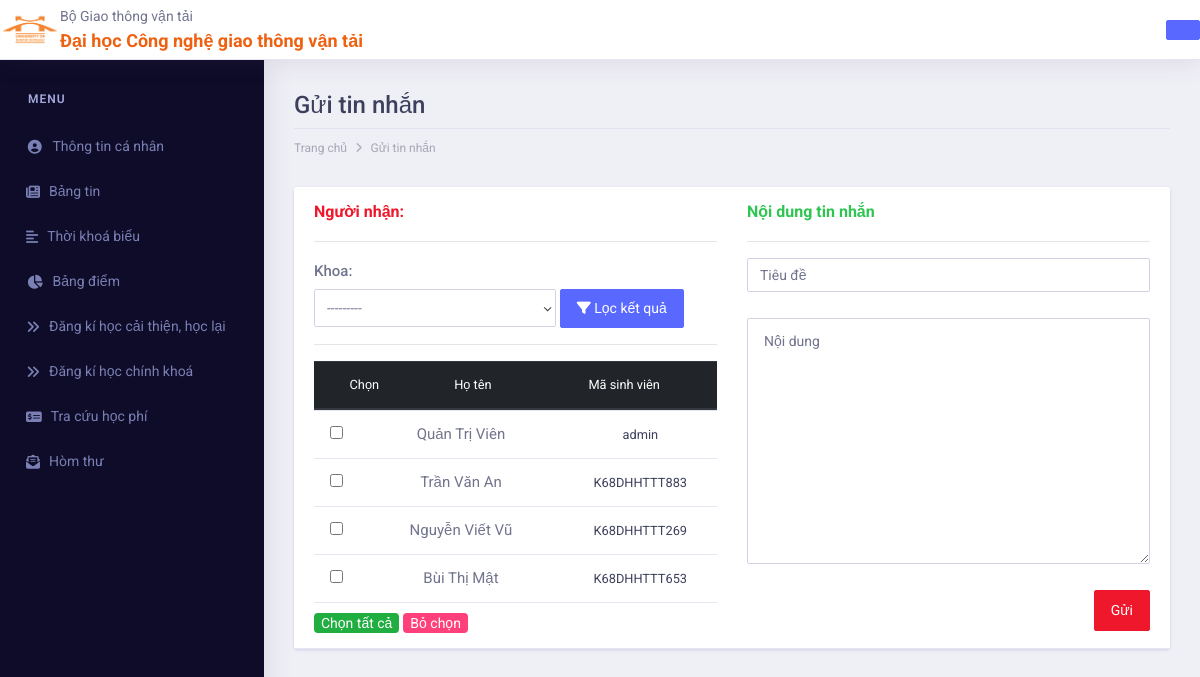
Page /send_messages on the earlier database version.
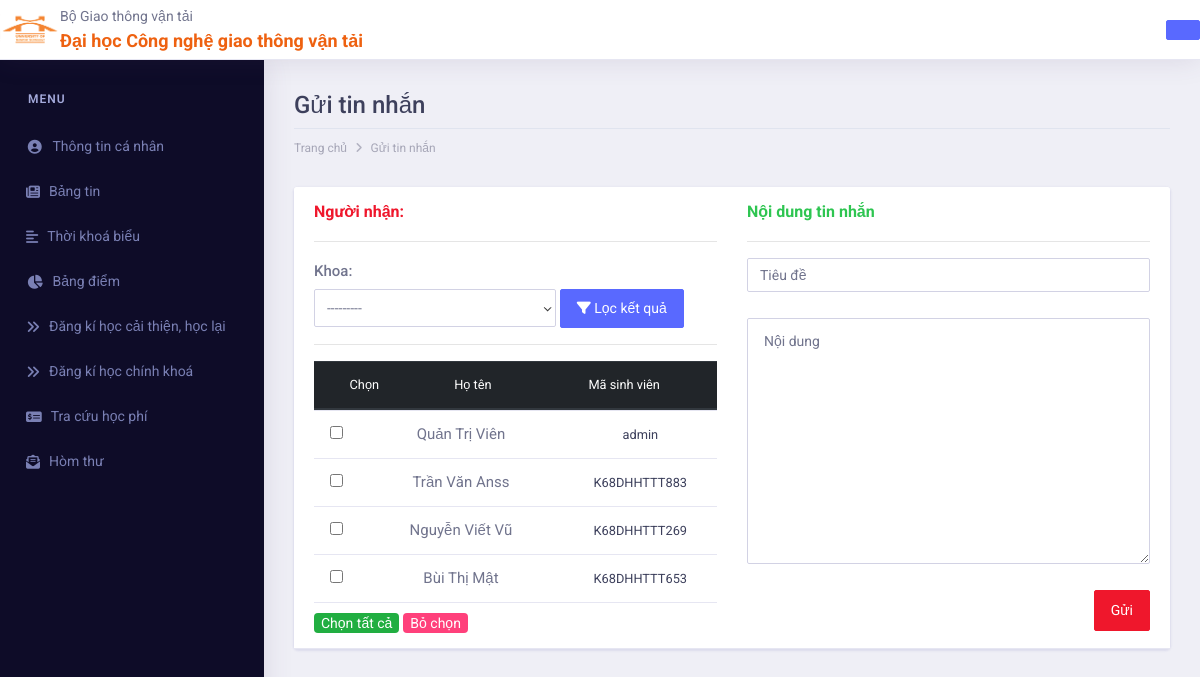
Same page on the later database version.
### app/models.py (models this page shows, shortened)
class SinhVien(models.Model):
    GENDER = [
        ('Nam', 'Nam'),
        ('Nữ', 'Nữ')
    ]
    user = models.OneToOneField(User, on_delete=models.CASCADE, null=True, blank=True)
    hoten = models.CharField(verbose_name='Họ tên', max_length=30)
    ngaysinh = models.CharField(verbose_name='Ngày sinh', max_length=30)
    gender = models.CharField(
        choices=GENDER,
        verbose_name='Giới tính',
        max_length=10,
    )
    address = models.CharField(max_length=100, blank=True, null=True)
    hocluc = models.CharField(max_length=10, blank=True)
    lop = models.ManyToManyField(Lop, blank=True)
    nganh = models.ForeignKey(Nganh, verbose_name='Ngành', on_delete=models.CASCADE, null=True, blank=True)
    hedt = models.ForeignKey(HeDT, verbose_name='Hệ đào tạo', on_delete=models.CASCADE, blank=True, null=True)
    nien_khoa = models.ForeignKey(NienKhoa, verbose_name='Niên khóa', on_delete=models.CASCADE, blank=True, null=True)
    email = models.EmailField(blank=True, null=True)

### app/views_admin.py (the view, shortened to what this page needs)
# urls.py: path('send_messages', admin_views.send_messages, name='send_messages'),
def send_messages(request):
    sv = SinhVien.objects.all()
    form = NganhForm()
    return render(request, 'send_messages.html', context={
        'sv': sv,
        'form': form
    })

### app/forms.py
class NganhForm(forms.ModelForm):
    class Meta:
        model = Nganh
        fields = ('khoa',)
    def __init__(self, *arg, **kwarg):
        super().__init__(*arg, **kwarg)
        self.fields['khoa'].widget.attrs.update({'class': 'form-control'})

### app/models.py (called while the page is built)
    def __str__(self):
        return self.tenkhoa

### app/templates/send_messages.html (shortened to what the changed rows need)
{% extends 'base.html' %}
{% block content %}
<div class="dashboard-wrapper">
    <div class="container-fluid  dashboard-content">
            <div class="row">
                <div class="col-xl-12 col-lg-12 col-md-12 col-sm-12 col-12">
                    <div class="page-header">
                        <h2 class="pageheader-title">Gửi tin nhắn</h2>
                    </div>
                </div>
            </div>
                <div class="card">
                    <h4 class="card-header">
                        <div class="row">
                            <div class="col-6">
                                <form action="{% url 'filter_student' %}" method="post">
                                    <div>
                                        <div style="width: 60%; display: inline-block;">
                                            {{form}}
                                        </div>
                                    </div>
                                </form>
                                <form action="{% url 'send_messages' %}" method="post">
                                <table class="table" style="font-size: 80%; text-align: center;">
                                <thead class="thead-dark">
                                    <tr>
                                      <th scope="col">Chọn</th>
                                      <th scope="col">Họ tên</th>
                                      <th scope="col">Mã sinh viên</th>
                                    </tr>
                                  </thead>
                                </table>
                                <div style="overflow-y: auto; height: 200px;">
                                    <table class="table" style="font-size: 80%; text-align: center;">
                                        <tbody>
                                            {% for s in sv %}
                                          <tr>
                                            <th scope="row">
                                                <input type="checkbox" name="receiver" value="{{s.id}}">
                                            </th>
                                            <td>
                                                <label class="form-check-label" for="exampleCheck1">{{s.hoten}}</label>
                                            </td>
                                            <td>
                                                {{s.user}}
                                            </td>
                                          </tr>
                                          {% endfor %}
                                        </tbody>
                                      </table>
                                </div>
                            </div>
                        </div>
                    </h4>
                </div>
            </div>
        </div>
{% endblock %}

Differences in the rows shown:
changed SinhVien "K68DHHTTT883": hoten "Trần Văn An" → "Trần Văn Anss"
